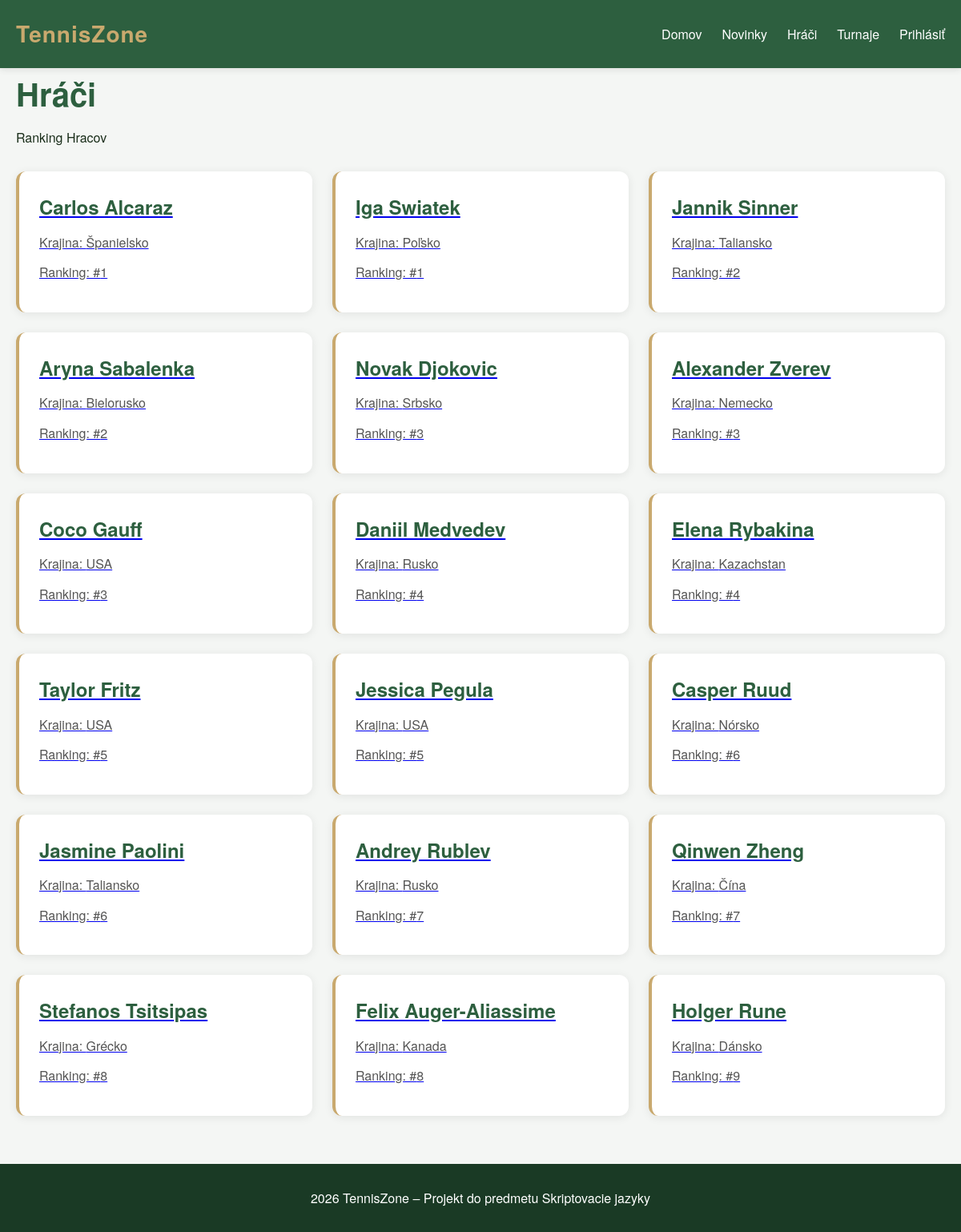
The app's page /public/templates/players.php with its own data.
### tables this page shows
CREATE TABLE IF NOT EXISTS players (
    id INT AUTO_INCREMENT PRIMARY KEY,
    name VARCHAR(100) NOT NULL,
    country VARCHAR(50),
    ranking INT,
    birth_date DATE,
    bio TEXT,
    image VARCHAR(255),
    career_high INT,
    titles INT,
    prize_money VARCHAR(15),
    matches_played INT,
    matches_won INT,
    created_at TIMESTAMP DEFAULT CURRENT_TIMESTAMP
);

### autoload.php (called while the page is built, shortened)
<?php
spl_autoload_register(function (string $class): void {
    $prefixes = [
        'App\\Core\\'   => __DIR__ . '/app/core/',
        'App\\Models\\' => __DIR__ . '/app/models/',
    ];
    foreach ($prefixes as $prefix => $baseDir) {
        $len = strlen($prefix);
        if (strncmp($class, $prefix, $len) !== 0) {
            continue;
        }
        $relative = substr($class, $len);
        $file = $baseDir . str_replace('\\', '/', $relative) . '.php';
        if (is_file($file)) {
            return;
        }
    }
});

### app/core/Database.php (called while the page is built, shortened)
<?php
class Database {
    private $host = 'localhost';
    private $dbname = 'tenniszone1';
    private $username = 'root';
    private $password = '';
    private \PDO $connection;
    public function __construct() {
        try {
            $dsn = "mysql:host={$this->host};dbname={$this->dbname};charset=utf8mb4";
            $this->connection = new \PDO($dsn, $this->username, $this->password);
            $this->connection->setAttribute(\PDO::ATTR_ERRMODE, \PDO::ERRMODE_EXCEPTION);
            $this->connection->setAttribute(\PDO::ATTR_DEFAULT_FETCH_MODE, \PDO::FETCH_OBJ);
        } catch (\PDOException $e) {
            echo "Chyba pripojenia: " . $e->getMessage();
        }
    }
    public function getConnection() {
        return $this->connection;
    }
}

### app/models/Player.php (called while the page is built, shortened)
<?php
class Player {
    private $db;
    public function __construct() {
        $database = new Database();
        $this->db = $database->getConnection();
    }
    public function all() {
        $sql = "SELECT * FROM players ORDER BY ranking ASC";
        $stmt = $this->db->query($sql);
        return $stmt->fetchAll();
    }
}

### public/templates/players.php (the view)
<?php require_once __DIR__ . '/../../autoload.php';
use App\Models\Player; ?>
<?php include __DIR__ . '/partials/header.php';?>
<?php
$player = new Player();
$players = $player->all();
?>
<h1>Hráči</h1>
<p>Ranking Hracov</p>
<?php if (count($players) === 0): ?>
    <p>Zatiaľ žiadni hráči v databáze.</p>
<?php else: ?>
    <div class="articles">
        <?php foreach ($players as $p): ?>
           <a href="player-detail.php?id=<?php echo $p->id; ?>" class="player-card-link">
            <div class="article-card">
                <h2><?php echo htmlspecialchars($p->name); ?></h2>
                <p>Krajina: <?php echo htmlspecialchars($p->country ?? '–'); ?></p>
                <p>Ranking: #<?php echo htmlspecialchars($p->ranking ?? '–'); ?></p>
            </div>
        </a>
        <?php endforeach; ?>
    </div>
<?php endif; ?>
<?php include __DIR__ . '/partials/footer.php'; ?>

### public/assets/css/style.css (style rules this page uses)
* { box-sizing: border-box; margin: 0; padding: 0; }
body { font-family: 'Helvetica Neue', Arial, sans-serif; background: #f4f6f4; color: #1a2e1a; line-height: 1.6; }
h1 { font-size: 2.5rem; color: #2d5f3f; margin-bottom: 10px; }
h2 { font-size: 1.5rem; color: #2d5f3f; margin-bottom: 12px; }
.articles { display: grid; grid-template-columns: repeat(auto-fit, minmax(320px, 1fr)); gap: 25px; margin-top: 30px; }
.article-card { background: white; border-radius: 12px; padding: 25px; box-shadow: 0 2px 12px rgba(0,0,0,0.08); transition: transform 0.2s, box-shadow 0.2s; border-left: 4px solid #c9a96e; }
.article-card p { color: #555; margin: 12px 0; }

### records on screen
players: name "Carlos Alcaraz", country "Španielsko", ranking "1"
players: name "Iga Swiatek", country "Poľsko", ranking "1"
players: name "Jannik Sinner", country "Taliansko", ranking "2"
players: name "Aryna Sabalenka", country "Bielorusko", ranking "2"
players: name "Novak Djokovic", country "Srbsko", ranking "3"
players: name "Alexander Zverev", country "Nemecko", ranking "3"
players: name "Coco Gauff", country "USA", ranking "3"
players: name "Daniil Medvedev", country "Rusko", ranking "4"
players: name "Elena Rybakina", country "Kazachstan", ranking "4"
players: name "Taylor Fritz", country "USA", ranking "5"
players: name "Jessica Pegula", country "USA", ranking "5"
players: name "Casper Ruud", country "Nórsko", ranking "6"
players: name "Jasmine Paolini", country "Taliansko", ranking "6"
players: name "Andrey Rublev", country "Rusko", ranking "7"
players: name "Qinwen Zheng", country "Čína", ranking "7"
players: name "Stefanos Tsitsipas", country "Grécko", ranking "8"
players: name "Felix Auger-Aliassime", country "Kanada", ranking "8"
players: name "Holger Rune", country "Dánsko", ranking "9"
